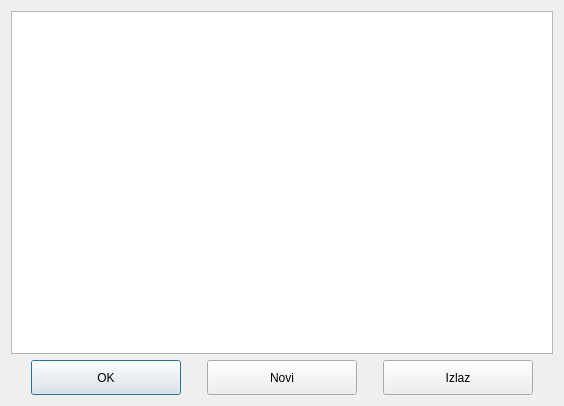
<?xml version="1.0" encoding="UTF-8"?>
<ui version="4.0">
 <class>frmpregrazni</class>
 <widget class="QDialog" name="frmpregrazni">
  <property name="geometry">
   <rect>
    <x>0</x>
    <y>0</y>
    <width>564</width>
    <height>406</height>
   </rect>
  </property>
  <property name="windowTitle">
   <string>Dialog</string>
  </property>
  <layout class="QGridLayout" name="gridLayout">
   <item row="0" column="0">
    <layout class="QVBoxLayout" name="verticalLayout">
     <item>
      <widget class="QTableView" name="dgPregled"/>
     </item>
     <item>
      <layout class="QHBoxLayout" name="horizontalLayout">
       <item>
        <widget class="QPushButton" name="btnOK">
         <property name="minimumSize">
          <size>
           <width>150</width>
           <height>35</height>
          </size>
         </property>
         <property name="maximumSize">
          <size>
           <width>150</width>
           <height>35</height>
          </size>
         </property>
         <property name="baseSize">
          <size>
           <width>150</width>
           <height>35</height>
          </size>
         </property>
         <property name="text">
          <string>OK</string>
         </property>
        </widget>
       </item>
       <item>
        <widget class="QPushButton" name="btnNovi">
         <property name="minimumSize">
          <size>
           <width>150</width>
           <height>35</height>
          </size>
         </property>
         <property name="maximumSize">
          <size>
           <width>150</width>
           <height>35</height>
          </size>
         </property>
         <property name="baseSize">
          <size>
           <width>150</width>
           <height>35</height>
          </size>
         </property>
         <property name="text">
          <string>Novi</string>
         </property>
        </widget>
       </item>
       <item>
        <widget class="QPushButton" name="btnIzlaz">
         <property name="minimumSize">
          <size>
           <width>150</width>
           <height>35</height>
          </size>
         </property>
         <property name="maximumSize">
          <size>
           <width>150</width>
           <height>35</height>
          </size>
         </property>
         <property name="baseSize">
          <size>
           <width>150</width>
           <height>35</height>
          </size>
         </property>
         <property name="text">
          <string>Izlaz</string>
         </property>
        </widget>
       </item>
      </layout>
     </item>
    </layout>
   </item>
  </layout>
 </widget>
 <resources/>
 <connections>
  <connection>
   <sender>btnIzlaz</sender>
   <signal>pressed()</signal>
   <receiver>frmpregrazni</receiver>
   <slot>close()</slot>
   <hints>
    <hint type="sourcelabel">
     <x>463</x>
     <y>378</y>
    </hint>
    <hint type="destinationlabel">
     <x>555</x>
     <y>369</y>
    </hint>
   </hints>
  </connection>
 </connections>
</ui>
